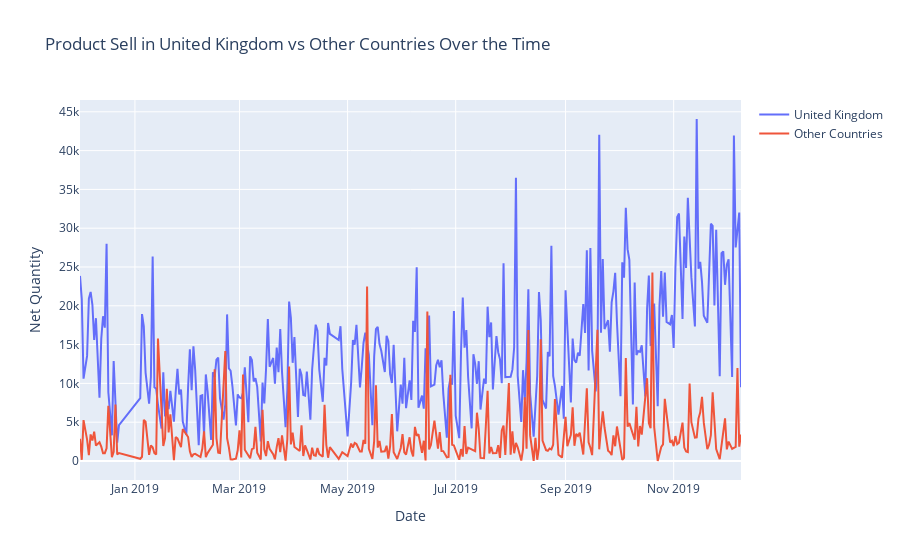

Notebook code cell kept with this figure:
### Code cell
fig = go.Figure()
fig.add_trace(go.Scatter(x=product_sell_uk['Date'], y=product_sell_uk['Quantity'], name='United Kingdom'))
fig.add_trace(go.Scatter(x=product_sell_other_countries['Date'], y=product_sell_other_countries['Quantity'], name='Other Countries'))
fig.update_layout(xaxis_title='Date',yaxis_title='Net Quantity', title='Product Sell in United Kingdom vs Other Countries Over the Time')
fig.show()

### Figure 1 — Plotly figure (JSON) as saved in the notebook; plotly's stock layout.template omitted (floating-point values rounded to 4 significant figures; data arrays with more than 128 entries replaced by an {"elided": "..."} marker saying what was removed)
{"data": [{"name": "United Kingdom", "type": "scatter", "x": {"elided": "305 str values"}, "y": {"elided": "305 int values"}}, {"name": "Other Countries", "type": "scatter", "x": {"elided": "292 str values"}, "y": {"elided": "292 int values"}}], "layout": {"title": {"text": "Product Sell in United Kingdom vs Other Countries Over the Time"}, "xaxis": {"title": {"text": "Date"}}, "yaxis": {"title": {"text": "Net Quantity"}}}}
